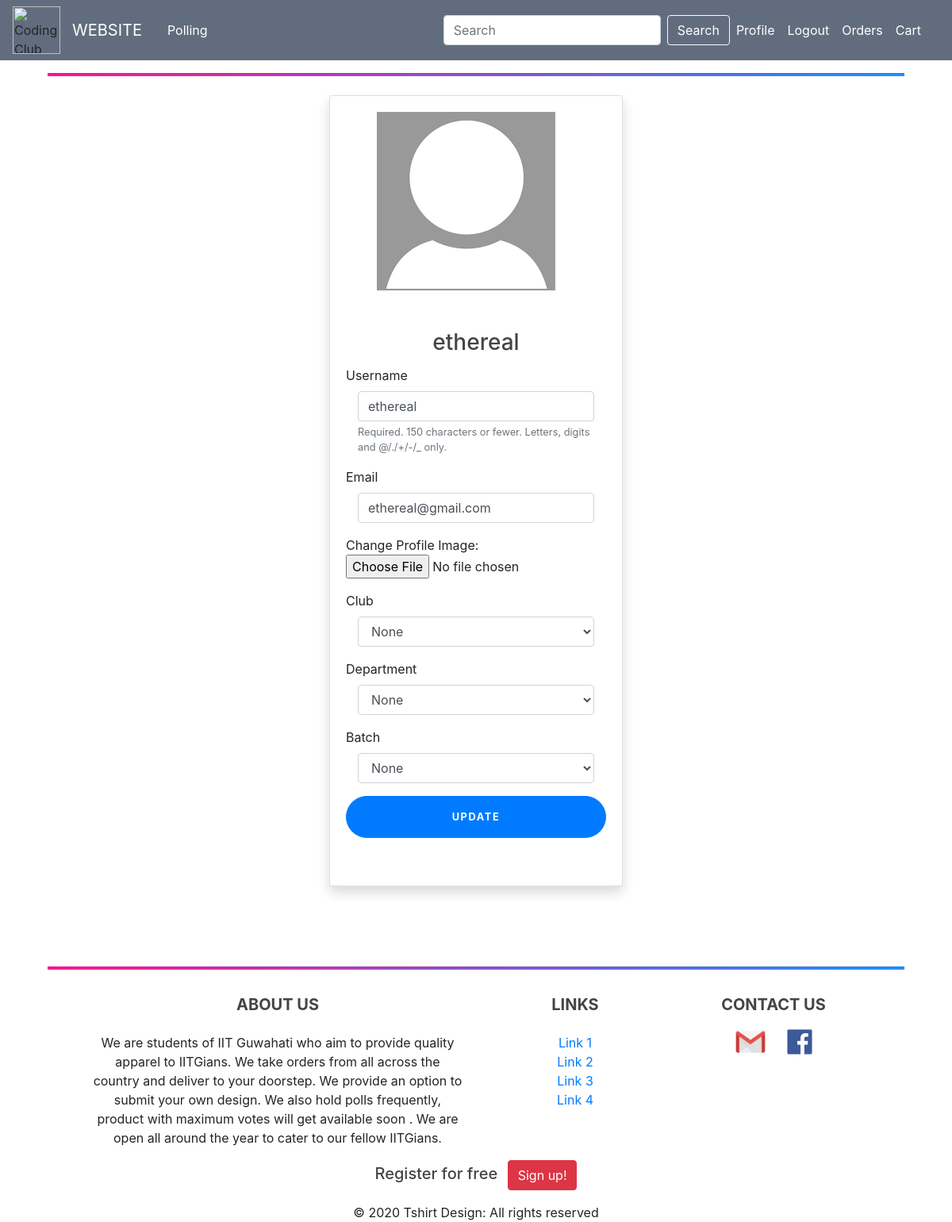
The app's page /profile/ (signed in), older data.
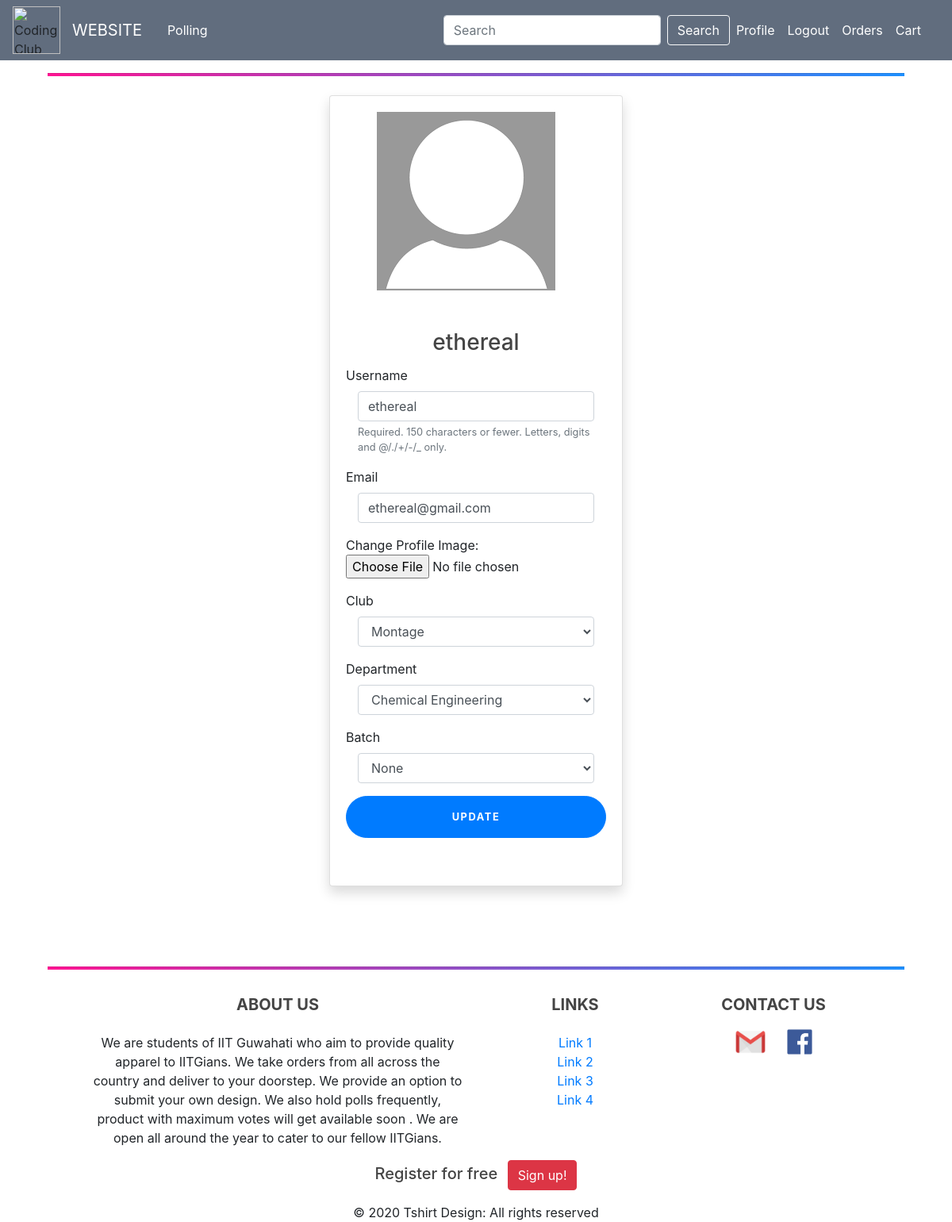
The same page, newer data.
### users/models.py (models this page shows, shortened)
class Profile(models.Model):
    user = models.OneToOneField(User, related_name="profile", on_delete=models.CASCADE)
    image = models.ImageField(default='default.png', upload_to='profile_pics')
    is_merchant = models.BooleanField(default=False)
    department = models.CharField(max_length=120, choices=DEPARTMENTS, default='None')
    club = models.CharField(max_length=120, choices=CLUBS, default='None')
    batch = models.CharField(max_length=4, choices=BATCH, default='None')

### users/views.py (the view)
# urls.py: path('profile/', user_views.profile, name='profile'),
@login_required
def profile(request):
    if request.method == 'POST':
        u_form = UserUpdateForm(request.POST, instance=request.user)
        p_form = ProfileUpdateForm(request.POST,
                                   request.FILES,
                                   instance=request.user.profile)
        if u_form.is_valid() and p_form.is_valid():
            u_form.save()
            p_form.save()
            messages.success(request, f'Your account has been Updated!')
            return redirect('profile')
    else:
        u_form = UserUpdateForm(instance=request.user)
        p_form = ProfileUpdateForm(instance=request.user.profile)
    context = {
        'u_form': u_form,
        'p_form': p_form,
    }
    return render(request, 'users/profile.html', context)

### users/forms.py
class UserUpdateForm(forms.ModelForm):
    email = forms.EmailField()
    class Meta:
        model = User
        fields = ['username', 'email']

class ProfileUpdateForm(forms.ModelForm):
    class Meta:
        model = Profile
        fields = ['image', 'club', 'department', 'batch']

### users/templates/users/profile.html (shortened to what this page needs)
{% extends "blog/base.html" %}
{% load crispy_forms_tags %}
{% block content %}
    <div class="col-lg-4 col-md-10 col-sm-11 mt-4 mx-auto">
        <div class="card shadow">
            <div class="card-body ">
                <div class="img-crop mb-4">
                    <img src="{{user.profile.image.url}}" alt="profile-image">
                </div>
                <h3 class="card-title text-center">{{ user.username }}</h3>
                <form class="form-signin"  method="POST" enctype="multipart/form-data">
                    <div class="form-group">
                        <label for="{{u_form.username.id_for_label}}" >{{ u_form.username.label }}</label>
                        <div class="col-sm-12">
                            <input type="text" class="form-control" placeholder="Username" name="{{ u_form.username.html_name }}" id="{{u_form.username.id_for_label}}" value="{{ u_form.username.value|default_if_none:''}}" required>
                            <small class="form-text text-muted">{{ u_form.username.help_text }} </small>
                        </div>
                    </div>
                    <div class="form-group">
                        <label for="{{u_form.email.id_for_label}}">{{ u_form.email.label }}</label>
                        <div class="col-sm-12">
                            <input type="email" class="form-control"  placeholder="Email" name="{{u_form.email.html_name}}" id="{{u_form.email.id_for_label}}" value="{{ u_form.email.value|default_if_none:'' }}" required >
                        </div>
                    </div>
                    <div class="form-group row">
                        <div class="col-sm-12">
                            Change Profile Image:
                            <input class="text-body" type="file" accept="image/*" name="{{ p_form.image.name }}" id="{{p_form.image.id_for_label}}" >
                        </div>
                    </div>
                    <div class="form-group">
                        <label for="{{p_form.club.id_for_label}}" >Club</label>
                        <div class="col-sm-12">
                            <select name="{{ p_form.club.name }}" class="form-control" id="{{p_form.club.id_for_label}}" required >
                                {% for k in p_form.club %}
                                    {{ k }}
                                {% endfor %}
                            </select>
                        </div>
                    </div>
                    <div class="form-group">
                        <label for="{{p_form.department.id_for_label}}" >Department</label>
                        <div class="col-sm-12">
                            <select name="{{ p_form.department.name }}" class="form-control" id="{{p_form.department.id_for_label}}" required >
                                {% for k in p_form.department %}
                                    {{ k }}
                                {% endfor %}
                            </select>
                        </div>
                    </div>
                     <div class="form-group">
                        <label for="{{p_form.batch.id_for_label}}" >Batch</label>
                        <div class="col-sm-12">
                            <select name="{{ p_form.batch.name }}" class="form-control" id="{{p_form.batch.id_for_label}}" required >
                                {% for k in p_form.batch %}
                                    {{ k }}
                                {% endfor %}
                            </select>
                        </div>
                    </div
                    <div class="col-sm-6 mx-auto"><button class="btn btn-lg btn-primary btn-block text-uppercase" type="submit">Update</button></div>
                    <br>
            </div>
        </div>
{% endblock content %}

Row changes from the older to the newer data that the page shows:
changed Profile "None": club "None" → "Montage"; department "None" → "Chemical Engineering"
